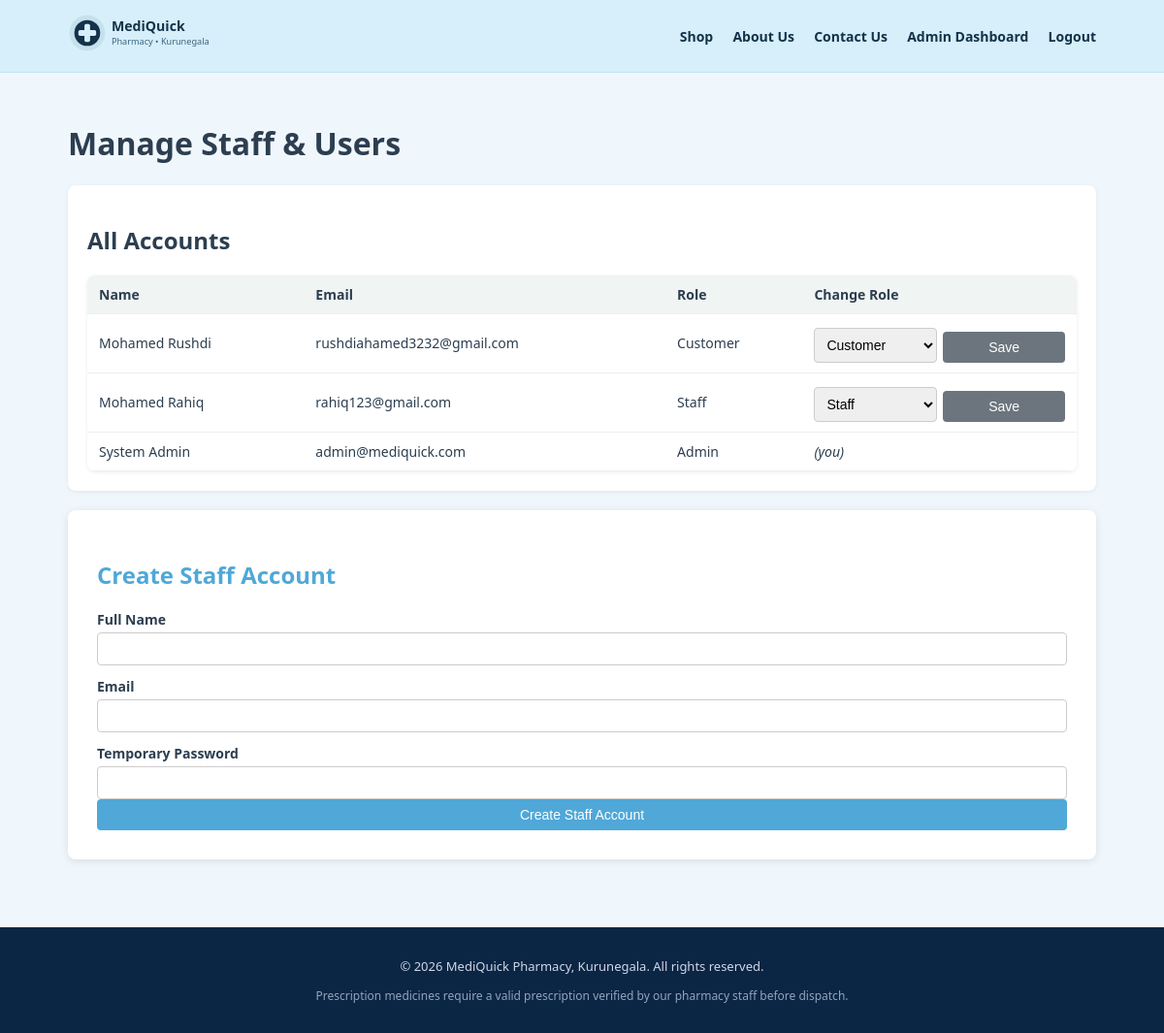
/admin/manage_users.php (signed in), run on the app's committed database.
### tables this page shows
CREATE TABLE `users` (
  `user_id` int(11) NOT NULL,
  `full_name` varchar(100) NOT NULL,
  `email` varchar(100) NOT NULL,
  `password` varchar(255) NOT NULL,
  `phone` varchar(20) DEFAULT NULL,
  `address` varchar(255) DEFAULT NULL,
  `role` enum('customer','staff','admin') NOT NULL DEFAULT 'customer',
  `created_at` timestamp NOT NULL DEFAULT current_timestamp()
);

### admin/manage_users.php (the view, shortened to what this page needs)
<?php
require_once '../config/db.php';
$users = $pdo->query("SELECT * FROM users ORDER BY role, full_name")->fetchAll(PDO::FETCH_ASSOC);
include '../includes/header.php';
?>
<h1>Manage Staff &amp; Users</h1>
<div class="card-box">
    <h2>All Accounts</h2>
    <table class="data-table">
        <thead><tr><th>Name</th><th>Email</th><th>Role</th><th>Change Role</th></tr></thead>
        <tbody>
        <?php foreach ($users as $u): ?>
            <tr>
                <td><?php echo htmlspecialchars($u['full_name']); ?></td>
                <td><?php echo htmlspecialchars($u['email']); ?></td>
                <td><?php echo ucfirst($u['role']); ?></td>
                <td>
                    <?php if ($u['user_id'] != $_SESSION['user_id']): ?>
                        <form method="POST" action="manage_users.php" style="display:flex;gap:6px;">
                            <select name="role">
                                <?php foreach (['customer','staff','admin'] as $r): ?>
                                    <option value="<?php echo $r; ?>" <?php echo $u['role'] === $r ? 'selected' : ''; ?>><?php echo ucfirst($r); ?></option>
                                <?php endforeach; ?>
                            </select>
                            <button type="submit" name="change_role" class="btn secondary">Save</button>
                        </form>
                    <?php else: ?>
                        <em>(you)</em>
                    <?php endif; ?>
                </td>
            </tr>
        <?php endforeach; ?>
        </tbody>
    </table>
</div>
<div class="form-container" style="margin:0;max-width:100%;">
    <h2>Create Staff Account</h2>
    <form method="POST" action="manage_users.php">
        <label>Full Name</label>
        <input type="text" name="full_name" required>
        <label>Email</label>
        <input type="email" name="email" required>
        <label>Temporary Password</label>
        <input type="password" name="password" required minlength="8">
        <button type="submit" name="add_staff" class="btn">Create Staff Account</button>
    </form>
</div>
<?php include '../includes/footer.php'; ?>

### assets/css/style.css (style rules this page uses)
* { box-sizing: border-box; }
html, body { height: 100%; }
body { font-family: 'Segoe UI', Arial, sans-serif; background: #f0f7fc; margin: 0; color: #2c3e50; display: flex; flex-direction: column; min-height: 100vh; }
.form-container { max-width: 420px; margin: 60px auto; background: #fff; padding: 30px; border-radius: 8px; box-shadow: 0 2px 8px rgba(0,0,0,0.1); }
.form-container h2 { color: #4FA8D8; margin-bottom: 20px; }
label { display: block; margin-top: 12px; font-weight: 600; font-size: 14px; }
input[type="text"], input[type="email"], input[type="password"], select, textarea { width: 100%; padding: 8px; margin-top: 4px; border: 1px solid #ccc; border-radius: 4px; font-size: 14px; }
button { margin-top: 20px; width: 100%; padding: 10px; background: #4FA8D8; color: #fff; border: none; border-radius: 4px; font-size: 15px; cursor: pointer; }
.product-card a.btn, button.btn, a.btn { display: inline-block; text-align: center; margin-top: auto; padding: 8px; background: #4FA8D8; color: #fff; border: none; border-radius: 4px; text-decoration: none; font-size: 14px; cursor: pointer; }
a.btn.secondary, button.btn.secondary { background: #6c757d; }
table.data-table { width: 100%; border-collapse: collapse; background: #fff; border-radius: 8px; overflow: hidden; box-shadow: 0 1px 4px rgba(0,0,0,0.08); }
table.data-table th, table.data-table td { padding: 10px 12px; border-bottom: 1px solid #eee; text-align: left; font-size: 14px; }
table.data-table th { background: #f0f4f2; }
.card-box { background: #fff; padding: 20px; border-radius: 8px; box-shadow: 0 1px 4px rgba(0,0,0,0.08); margin-bottom: 20px; }

### data on the page
users: full_name "Mohamed Rushdi", email "rushdiahamed3232@gmail.com", role "Customer"
users: full_name "Mohamed Rahiq", email "rahiq123@gmail.com", role "Staff"
users: full_name "System Admin", email "admin@mediquick.com", role "Admin", shows "(you)"
